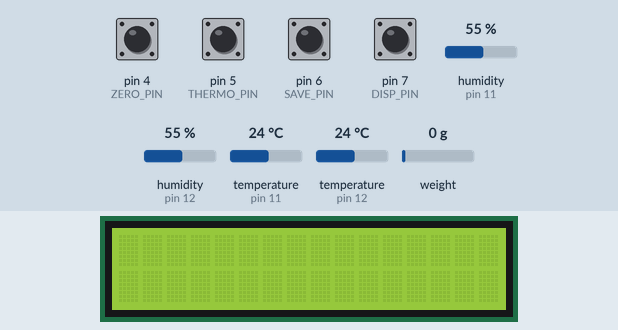
Recording of a sketch running on a simulated Arduino Uno, built with avr-gcc and run on an emulated ATmega328P. On the bench: 16×2 character LCD. The test bench sets the inputs (shaded band); at power-on: pin 4 (ZERO_PIN), pin 5 (THERMO_PIN), pin 6 (SAVE_PIN), pin 7 (DISP_PIN) HIGH, weight on the scale 0 g, humidity (sensors on pin 11, pin 12) 55 %, temperature (sensors on pin 11, pin 12) 24 °C. What the sketch prints to the serial monitor is not drawn.

Above: at 2.2 s.
2.3 s: weight on the scale set to 100 g
At 3.6 s:
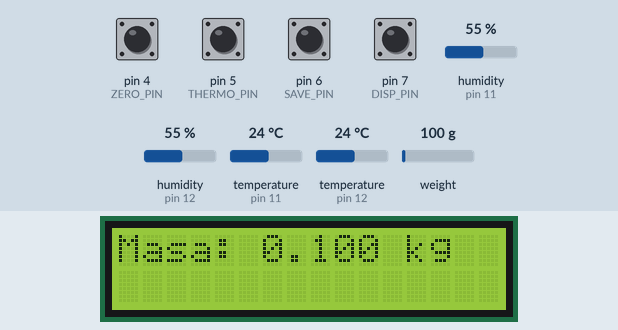
4.6 s: pin 5 (THERMO_PIN) pulled LOW for 1.25 s
At 8.5 s:
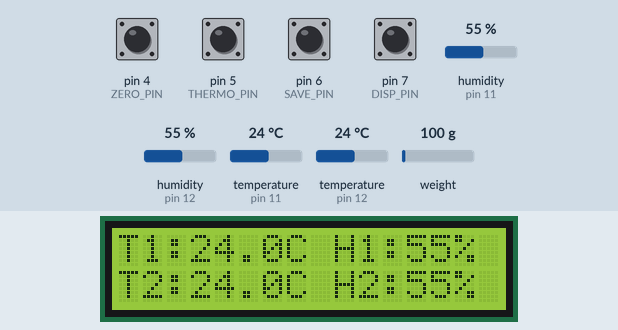
8.8 s: pin 4 (ZERO_PIN) pulled LOW for 1.25 s
At 11.4 s:
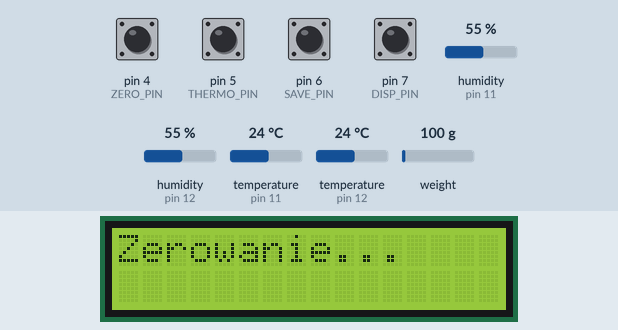
13.9 s: pin 7 (DISP_PIN) pulled LOW for 1.25 s
At 16.0 s:
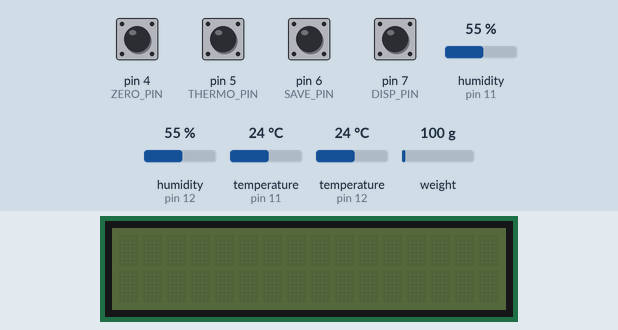
16.6 s: pin 6 (SAVE_PIN) pulled LOW for 1.25 s
At 17.0 s:
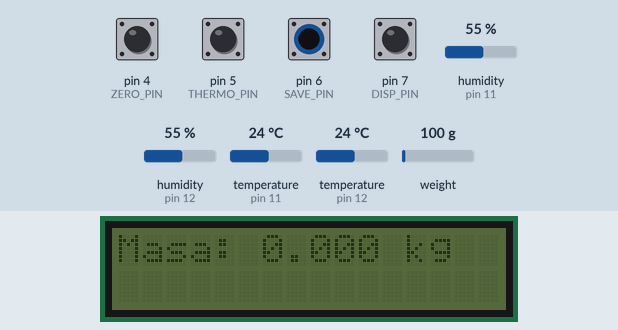
19.3 s: pin 4 (ZERO_PIN) pulled LOW for 1.25 s
At 21.8 s:
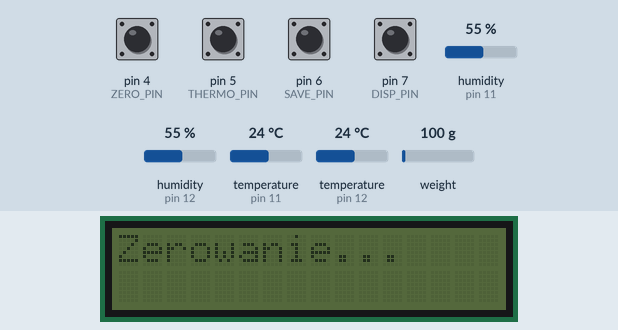
Timing chart, 0 to 23.3 s (numbered marks = the images above; inputs shaded):
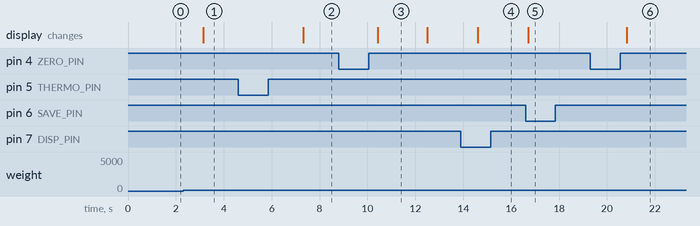

Measured:
- after the input at 2.3 s, the display: changes after 0.83 s (image 1)
- after the input at 4.6 s, the display: changes after 2.7 s (image 2)
- after the input at 8.8 s, the display: changes after 1.6 s (image 3)
- after the input at 13.9 s, the display: changes after 0.70 s (image 4)
- after the input at 16.6 s, the display: changes after 0.12 s (image 5)
- after the input at 19.3 s, the display: changes after 1.5 s (image 6)
- what the display in image 3 shows lasts 2.1 s, from 10.4 s to 12.5 s

The sketch:

LCD+DHT+WAGA__waga_do_poprawy_.ino
```cpp
#include <Wire.h>
#include <LiquidCrystal_I2C.h>
#include "HX711.h"
#include "DHT.h"

// ---------- Piny HX711 ----------
const int DT_PIN     = 10;
const int SCK_PIN    = 3;

// ---------- Piny przycisków ----------
const int DISP_PIN   = 7;  // toggle backlight
const int SAVE_PIN   = 6;  // jednorazowy podgląd masy
const int ZERO_PIN   = 4;  // tare
const int THERMO_PIN = 5;  // trigger odczytu DHT11

// ---------- DHT11 (dwa czujniki) ----------
#define DHTTYPE DHT11
DHT dht1(11, DHTTYPE);  // pierwszy DHT11 → pin 11
DHT dht2(12, DHTTYPE);  // drugi DHT11   → pin 12

// ---------- Debounce ----------
const unsigned long DEBOUNCE = 50;
unsigned long lastDisp   = 0;
unsigned long lastSave   = 0;
unsigned long lastZero   = 0;
unsigned long lastThermo = 0;

// ---------- Stany przycisków ----------
bool backlightOn = true;
bool dispLast    = HIGH;
bool saveLast    = HIGH;
bool zeroLast    = HIGH;
bool thermoLast  = HIGH;

// ---------- LCD ----------
LiquidCrystal_I2C lcd(0x27, 16, 2);

// ---------- Tensometr ----------
HX711 scale;
float last_mass = 0.0;
const float CHANGE_THRESHOLD = 0.1;  // kg

void setup() {
  // LCD
  lcd.init();
  lcd.backlight();
  lcd.clear();

  // Przyciski z pull-up
  pinMode(DISP_PIN,   INPUT_PULLUP);
  pinMode(SAVE_PIN,   INPUT_PULLUP);
  pinMode(ZERO_PIN,   INPUT_PULLUP);
  pinMode(THERMO_PIN, INPUT_PULLUP);

  // Serial i HX711
  Serial.begin(9600);
  while (!Serial);
  scale.begin(DT_PIN, SCK_PIN);
  scale.set_scale(22500.0);
  scale.tare();
  Serial.println("Gotowy do pomiaru!");

  // DHT11
  dht1.begin();
  dht2.begin();
}

void loop() {
  // ---- 1) Pomiar masy ----
  float m = scale.get_units(10);
  if (m < 0) m = 0;
  float mass = round(m * 1000.0) / 1000.0;
  if (abs(mass - last_mass) >= CHANGE_THRESHOLD) {
    last_mass = mass;
    Serial.print("Masa: "); Serial.print(mass,3); Serial.println(" kg");
    if (backlightOn) {
      lcd.clear();
      lcd.print("Masa: ");
      lcd.print(mass,3);
      lcd.print(" kg");
    }
  }

  // ---- 2) DISP: toggle backlight ----
  bool d = digitalRead(DISP_PIN);
  if (d != dispLast && millis() - lastDisp > DEBOUNCE) {
    lastDisp = millis();
    if (d == LOW) {
      backlightOn = !backlightOn;
      backlightOn ? lcd.backlight() : lcd.noBacklight();
      lcd.clear();
    }
  }
  dispLast = d;

  // ---- 3) SAVE: jednorazowy podgląd masy ----
  bool s = digitalRead(SAVE_PIN);
  if (s != saveLast && millis() - lastSave > DEBOUNCE) {
    lastSave = millis();
    if (s == LOW) {
      lcd.clear();
      lcd.print("Masa: ");
      lcd.print(mass,3);
      lcd.print(" kg");
      delay(1000);
    }
  }
  saveLast = s;

  // ---- 4) ZERO: tare ----
  bool z = digitalRead(ZERO_PIN);
  if (z != zeroLast && millis() - lastZero > DEBOUNCE) {
    lastZero = millis();
    if (z == LOW) {
      scale.tare();
      lcd.clear();
      lcd.print("Zerowanie...");
      delay(1000);
    }
  }
  zeroLast = z;

  // ---- 5) THERMO: odczyt DHT11 ----
  bool t = digitalRead(THERMO_PIN);
  if (t != thermoLast && millis() - lastThermo > DEBOUNCE) {
    lastThermo = millis();
    if (t == LOW) {
      // DHT11 wymaga ok. 2s między odczytami
      delay(2000);
      float h1 = dht1.readHumidity();
      float t1 = dht1.readTemperature();
      float h2 = dht2.readHumidity();
      float t2 = dht2.readTemperature();
      lcd.clear();
      lcd.setCursor(0,0);
      if (isnan(t1)||isnan(h1)) {
        lcd.print("Blad DHT1");
      } else {
        lcd.print("T1:");
        lcd.print(t1,1);
        lcd.print("C H1:");
        lcd.print(h1,0);
        lcd.print("%");
      }
      lcd.setCursor(0,1);
      if (isnan(t2)||isnan(h2)) {
        lcd.print("Blad DHT2");
      } else {
        lcd.print("T2:");
        lcd.print(t2,1);
        lcd.print("C H2:");
        lcd.print(h2,0);
        lcd.print("%");
      }
      // Serial
      if (!isnan(t1)&&!isnan(h1)&&!isnan(t2)&&!isnan(h2)) {
        Serial.print("DHT1 T:"); Serial.print(t1,1);
        Serial.print("C H:"); Serial.print(h1,0);
        Serial.print("% | DHT2 T:"); Serial.print(t2,1);
        Serial.print("C H:"); Serial.print(h2,0);
        Serial.println("%");
      }
    }
  }
  thermoLast = t;

  delay(50);
}
```
